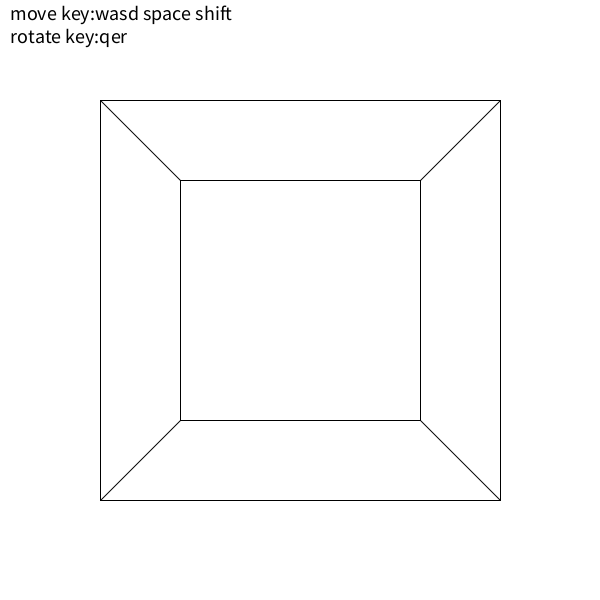
Frame 1 (no input)
Frame 60 (the mouse pressed at the canvas centre just before this capture): identical to frame 1, image omitted
Frame 120 (the mouse held since frame 60 and released just before this capture): identical to frame 1, image omitted

The Processing sketch that drew this single still picture (run headless with seeded random() and noise(); from frame 60 on, the mouse is pressed at the canvas centre):

// Processing sketch: line_3d
// ── line_3d.pde
float x=0,y=0,z=200;
float xyAngle=0,yzAngle=0,zxAngle=0;
float edges[][][]={
{{50,50,50},{50,50,-50}},
{{50,50,50},{-50,50,50}},
{{-50,50,-50},{50,50,-50}},
{{-50,50,50},{-50,50,-50}},
{{50,50,50},{50,-50,50}},
{{50,50,-50},{50,-50,-50}},
{{-50,50,50},{-50,-50,50}},
{{-50,50,-50},{-50,-50,-50}},
{{50,-50,50},{50,-50,-50}},
{{50,-50,50},{-50,-50,50}},
{{-50,-50,-50},{50,-50,-50}},
{{-50,-50,50},{-50,-50,-50}},
};
void setup(){
  size(600,600);
  textSize(20);
}
float timer=0;
void draw(){
  background(255);
  fill(0);
  text("move key:wasd space shift\nrotate key:qer",10,20);
  translate(300,300);
  for(int i=0;i<edges.length;i++){
    float from[]=rotateXY(rotateYZ(rotateZX(edges[i][0],zxAngle),yzAngle),xyAngle);
    float to[]=rotateXY(rotateYZ(rotateZX(edges[i][1],zxAngle),yzAngle),xyAngle);
    from[0]+=x;
    from[1]+=y;
    from[2]+=z;
    to[0]+=x;
    to[1]+=y;
    to[2]+=z;
    line(from[0]*600/from[2],-from[1]*600/from[2],to[0]*600/to[2],-to[1]*600/to[2]);
  }
  if(key=='r')xyAngle+=0.03;
  if(key=='q')yzAngle+=0.03;
  if(key=='e')zxAngle+=0.03;
  if(key=='w')z++;
  if(key=='a')x--;
  if(key=='s')z--;
  if(key=='d')x++;
  if(key==' ')y++;
  if(keyCode==SHIFT)y--;
}
float[] rotateXY(float[] position,float angle){
  float rotated[]=new float[3];
  rotated[0]=position[0]*cos(angle)-position[1]*sin(angle);
  rotated[1]=position[0]*sin(angle)+position[1]*cos(angle);
  rotated[2]=position[2];
  return rotated;
}
float[] rotateYZ(float[] position,float angle){
  float rotated[]=new float[3];
  rotated[0]=position[0];
  rotated[1]=position[1]*cos(angle)-position[2]*sin(angle);
  rotated[2]=position[1]*sin(angle)+position[2]*cos(angle);
  return rotated;
}
float[] rotateZX(float[] position,float angle){
  float rotated[]=new float[3];
  rotated[0]=position[0]*cos(angle)-position[2]*sin(angle);
  rotated[1]=position[1];
  rotated[2]=position[0]*sin(angle)+position[2]*cos(angle);
  return rotated;
}
void keyReleased(){
  key='\0';
  keyCode=0;
}
